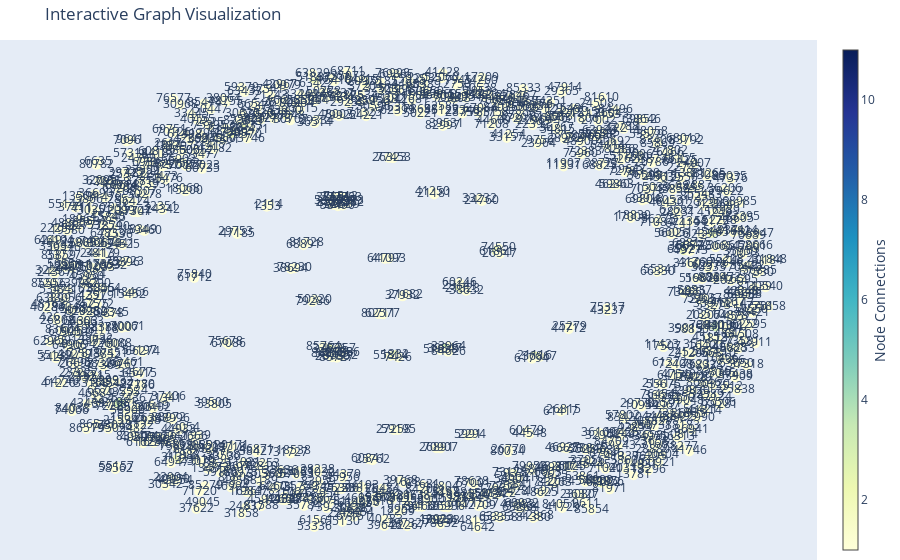

Write notebook code for a chart like this one.
### Code cell
pos = nx.spring_layout(G, seed=42)

# Create Plotly edges and nodes
edge_x = []
edge_y = []
for edge in G.edges():
    x0, y0 = pos[edge[0]]
    x1, y1 = pos[edge[1]]
    edge_x += [x0, x1, None]
    edge_y += [y0, y1, None]

# Edge traces
edge_trace = go.Scatter(
    x=edge_x, y=edge_y,
    line=dict(width=0.5, color='#888'),
    hoverinfo='none',
    mode='lines')

# Node traces
node_x = []
node_y = []
for node in G.nodes():
    x, y = pos[node]
    node_x.append(x)
    node_y.append(y)

node_trace = go.Scatter(
    x=node_x, y=node_y,
    mode='markers+text',
    hoverinfo='text',
    marker=dict(
        showscale=True,
        colorscale='YlGnBu',
        size=10,
        colorbar=dict(thickness=15, title='Node Connections', xanchor='left', titleside='right')
    )
)

# Add node labels to hover data
node_adjacencies = []
node_text = []
for node, adjacencies in G.adjacency():
    node_adjacencies.append(len(adjacencies))  # Number of edges connected to each node
    node_text.append(f'{node}')
node_trace.marker.color = node_adjacencies
node_trace.text = node_text

# Create the figure
fig = go.Figure(data=[edge_trace, node_trace],
                layout=go.Layout(
                    title='Interactive Graph Visualization',
                    showlegend=False,
                    hovermode='closest',
                    margin=dict(b=0, l=0, r=0, t=40),
                    xaxis=dict(showgrid=False, zeroline=False, showticklabels=False),
                    yaxis=dict(showgrid=False, zeroline=False, showticklabels=False)
                ))

fig.show()

### Figure 1 — Plotly figure (JSON) as saved in the notebook; plotly's stock layout.template omitted (floating-point values rounded to 4 significant figures; data arrays with more than 128 entries replaced by an {"elided": "..."} marker saying what was removed)
{"data": [{"hoverinfo": "none", "line": {"color": "#888", "width": 0.5}, "mode": "lines", "type": "scatter", "x": {"elided": "1413 float values"}, "y": {"elided": "1413 float values"}}, {"hoverinfo": "text", "marker": {"color": {"elided": "896 int values"}, "colorbar": {"thickness": 15, "title": {"side": "right", "text": "Node Connections"}, "xanchor": "left"}, "colorscale": [[0, "rgb(255,255,217)"], [0.125, "rgb(237,248,177)"], [0.25, "rgb(199,233,180)"], [0.375, "rgb(127,205,187)"], [0.5, "rgb(65,182,196)"], [0.625, "rgb(29,145,192)"], [0.75, "rgb(34,94,168)"], [0.875, "rgb(37,52,148)"], [1, "rgb(8,29,88)"]], "showscale": true, "size": 10}, "mode": "markers+text", "text": {"elided": "896 str values"}, "type": "scatter", "x": {"elided": "896 float values"}, "y": {"elided": "896 float values"}}], "layout": {"hovermode": "closest", "margin": {"b": 0, "l": 0, "r": 0, "t": 40}, "showlegend": false, "title": {"text": "Interactive Graph Visualization"}, "xaxis": {"showgrid": false, "showticklabels": false, "zeroline": false}, "yaxis": {"showgrid": false, "showticklabels": false, "zeroline": false}}}
